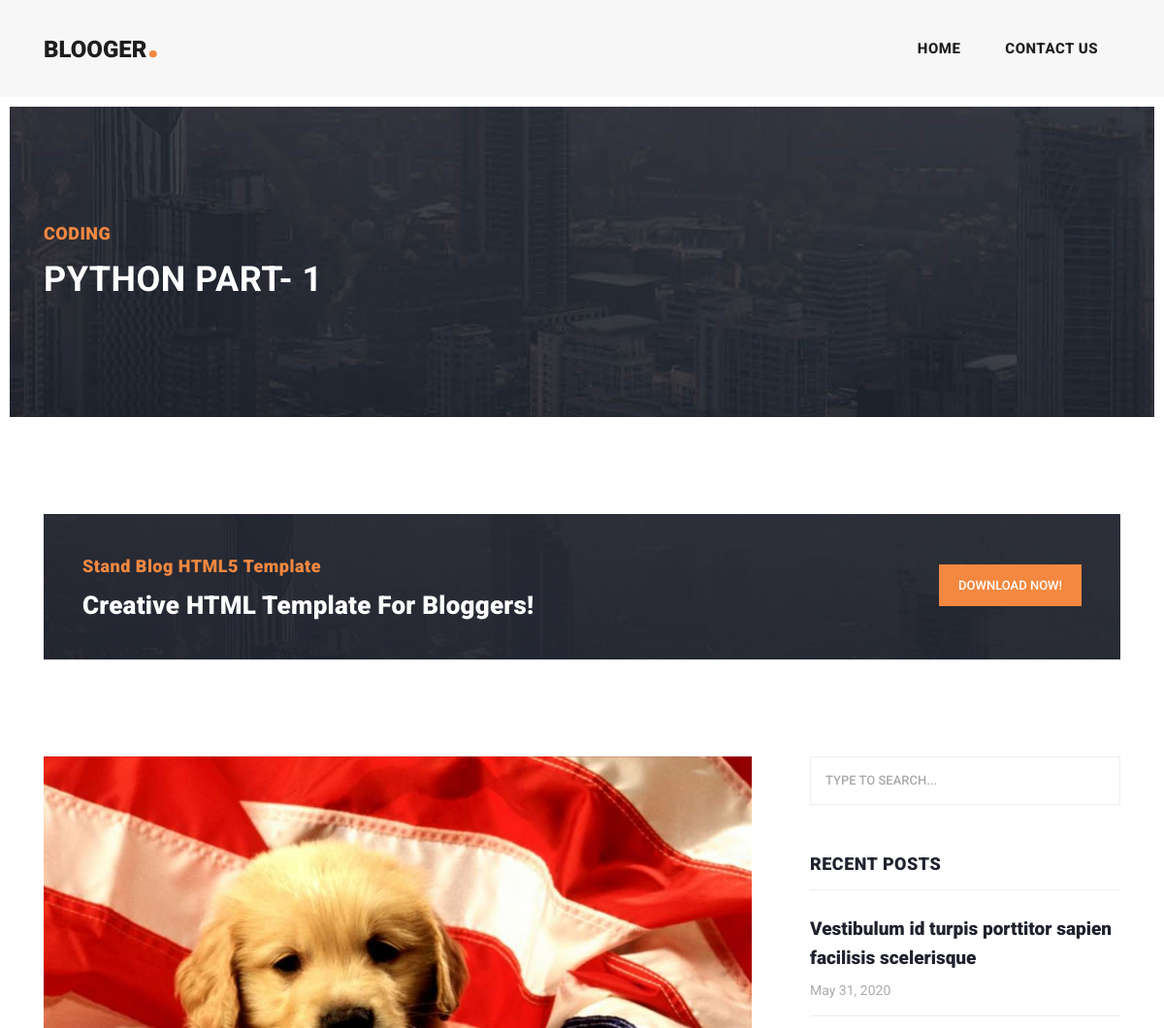
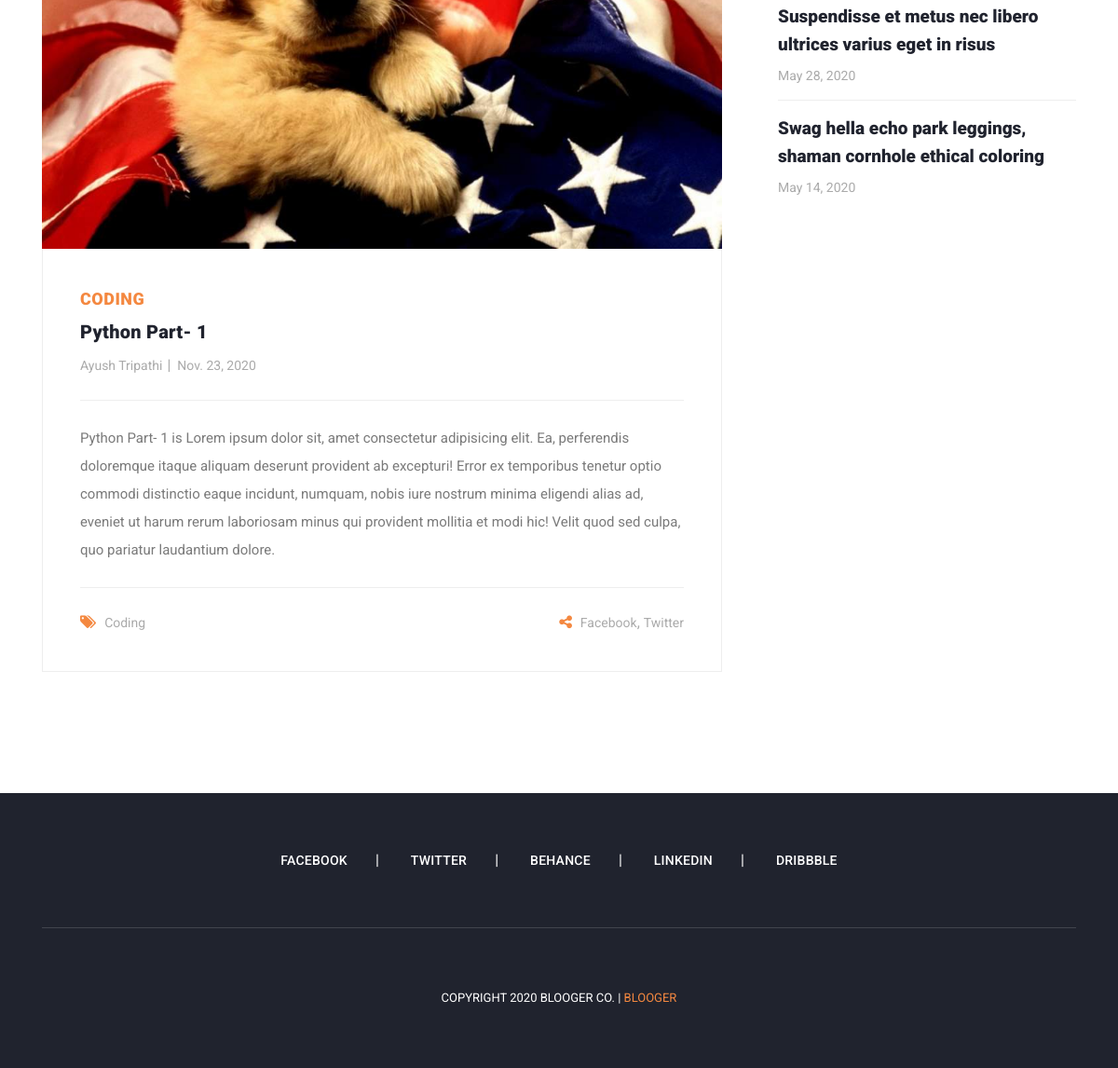
Page /python-1 on the committed database (2 pictures, top to bottom).
### blog/models.py (models this page shows, shortened)
class Post(models.Model):
    title = models.CharField(max_length=600)
    author = models.CharField(max_length=200)
    image = models.ImageField(blank=True, null=True, upload_to='images')
    category = models.CharField(max_length=200)
    slug = models.CharField(max_length=800)
    body = models.TextField()
    dt = models.DateField(blank=True, null=True)

### blog/views.py (the view)
# urls.py: path('<str:slug>', views.post, name='post')
def post(request, slug):
    post = Post.objects.filter(slug=slug).first()
    context ={
        'post': post
    }
    return render(request, 'post.html', context)

### templates/post.html (shortened to what this page needs)
{% extends 'base.html' %}
{% block body %}
    <div class="heading-page header-text">
      <section class="page-heading">
        <div class="container">
          <div class="row">
            <div class="col-lg-12">
              <div class="text-content">
                <h4>{{post.category}}</h4>
                <h2>{{post.title}}</h2>
              </div>
            </div>
          </div>
        </div>
      </section>
    </div>
    <section class="call-to-action">
      <div class="container">
        <div class="row">
          <div class="col-lg-12">
            <div class="main-content">
              <div class="row">
                <div class="col-lg-8">
                  <span>Stand Blog HTML5 Template</span>
                  <h4>Creative HTML Template For Bloggers!</h4>
                </div>
                <div class="col-lg-4">
                  <div class="main-button">
                    <a rel="nofollow" href="https://templatemo.com/tm-551-stand-blog" target="_parent">Download Now!</a>
                  </div>
                </div>
              </div>
            </div>
          </div>
        </div>
      </div>
    </section>
    <section class="blog-posts grid-system">
      <div class="container">
        <div class="row">
          <div class="col-lg-8">
            <div class="all-blog-posts">
              <div class="row">
                <div class="col-lg-12">
                  <div class="blog-post">
                    <div class="blog-thumb">
                      <img src="{{post.image.url}}">
                    </div>
                    <div class="down-content">
                      <span>{{post.category}}</span>
                      <a href="{{post.slug}}"><h4>{{post.title}}</h4></a>
                      <ul class="post-info">
                        <li><a href="{{post.slug}}">{{post.author}}</a></li>
                        <li><a href="{{post.slug}}">{{post.dt}}</a></li>
                      </ul>
                      <p>{{post.body}}</p>
                      <div class="post-options">
                        <div class="row">
                          <div class="col-6">
                            <ul class="post-tags">
                              <li><i class="fa fa-tags"></i></li>
                              <li><a href="{{post.slug}}">{{post.category}}</a></li>
                            </ul>
                          </div>
                          <div class="col-6">
                            <ul class="post-share">
                              <li><i class="fa fa-share-alt"></i></li>
                              <li><a href="#">Facebook</a>,</li>
                              <li><a href="#"> Twitter</a></li>
                            </ul>
                          </div>
                        </div>
                      </div>
                    </div>
                  </div>
                </div>
              </div>
            </div>
          </div>
          <div class="col-lg-4">
            <div class="sidebar">
              <div class="row">
                <div class="col-lg-12">
                  <div class="sidebar-item search">
                    <form id="search_form" name="gs" method="GET" action="#">
                      <input type="text" name="q" class="searchText" placeholder="type to search..." autocomplete="on">
                    </form>
                  </div>
                </div>
                <div class="col-lg-12">
                  <div class="sidebar-item recent-posts">
                    <div class="sidebar-heading">
                      <h2>Recent Posts</h2>
                    </div>
                    <div class="content">
                      <ul>
                        <li><a href="post-details.html">
                          <h5>Vestibulum id turpis porttitor sapien facilisis scelerisque</h5>
                          <span>May 31, 2020</span>
                        </a></li>
                        <li><a href="post-details.html">
                          <h5>Suspendisse et metus nec libero ultrices varius eget in risus</h5>
                          <span>May 28, 2020</span>
                        </a></li>
                        <li><a href="post-details.html">
                          <h5>Swag hella echo park leggings, shaman cornhole ethical coloring</h5>
                          <span>May 14, 2020</span>
                        </a></li>
                      </ul>
                    </div>
                  </div>
                </div>
              </div>
            </div>
          </div>
        </div>
      </div>
    </section>
{% endblock body %}

### templates/base.html (shortened to what this page needs)
<!DOCTYPE html>
<html lang="en">
  <head>
    <link href="/static/vendor/bootstrap/css/bootstrap.min.css" rel="stylesheet">
    <link rel="stylesheet" href="/static/assets/css/fontawesome.css">
    <link rel="stylesheet" href="/static/assets/css/templatemo-stand-blog.css">
    <link rel="stylesheet" href="/static/assets/css/owl.css">
  </head>
  <body>
    <header class="">
      <nav class="navbar navbar-expand-lg">
        <div class="container">
          <a class="navbar-brand" href="/"><h2>Blooger<em>.</em></h2></a>
          <div class="collapse navbar-collapse" id="navbarResponsive">
            <ul class="navbar-nav ml-auto">
              <li class="nav-item">
                <a class="nav-link {% block homeactive %}
                {% endblock homeactive %}" href="/">Home</a>
              </li>
              <li class="nav-item">
                <a class="nav-link {% block contactactive %}
                {% endblock contactactive %}" href="/contact">Contact Us</a>
              </li>
            </ul>
          </div>
        </div>
      </nav>
    </header>
{% block body %}
{% endblock body %}
    <footer>
      <div class="container">
        <div class="row">
          <div class="col-lg-12">
            <ul class="social-icons">
              <li><a href="#">Facebook</a></li>
              <li><a href="#">Twitter</a></li>
              <li><a href="#">Behance</a></li>
              <li><a href="#">Linkedin</a></li>
              <li><a href="#">Dribbble</a></li>
            </ul>
          </div>
          <div class="col-lg-12">
            <div class="copyright-text">
              <p>Copyright 2020 Blooger Co.
                 | <a rel="nofollow" href="http://127.0.0.1:8000" target="_parent">Blooger</a></p>
            </div>
          </div>
        </div>
      </div>
    </footer>
  </body>
</html>

### rows in the picture
Post: category "CODING", title "PYTHON PART- 1", image (picture), title "Python Part- 1", author "Ayush Tripathi", dt "Nov. 23, 2020", body "Python Part- 1 is Lorem ipsum dolor sit, amet consectetur adipisicing elit. Ea, perferendis doloremque itaque aliquam deserunt provident ab excepturi! Error ex temporibus tenetur optio commodi distinctio eaque incidunt, numquam, nobis iure nostrum minima eligendi alias ad, eveniet ut harum rerum laboriosam minus qui provident mollitia et modi hic! Velit quod sed culpa, quo pariatur laudantium dolore.", category "Coding"
